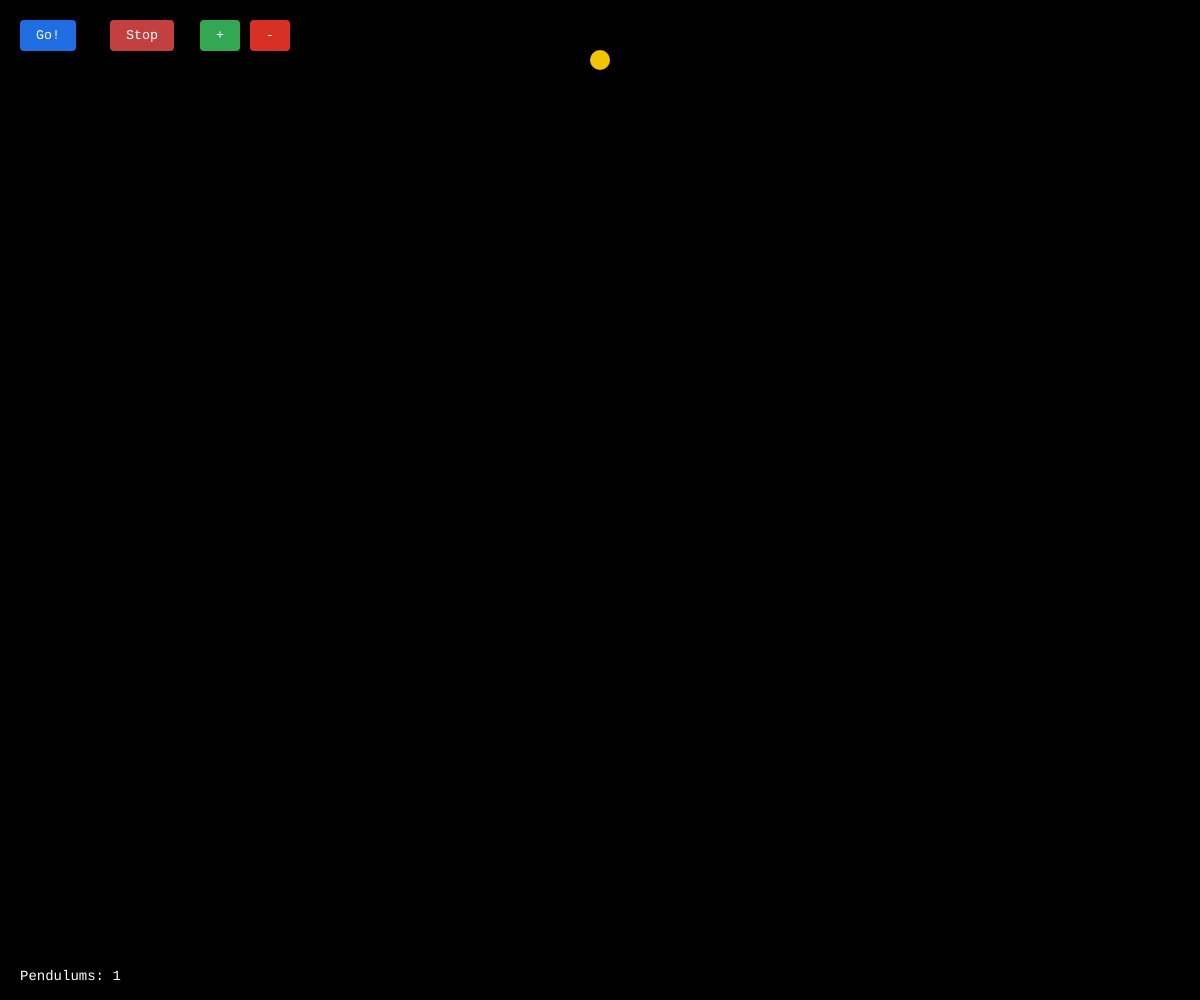
Frame 1 (no input)
Frame 60 (no input): identical to frame 1, image omitted
Frame 120 (the mouse pressed at the canvas centre since frame 60): identical to frame 1, image omitted

The p5.js sketch that drew this single still picture (run headless with seeded random() and noise() and a simulated clock; from frame 60 on, the mouse is pressed at the canvas centre):

// p5.js sketch
// ── sketch.js
// Simple, fast multi-pendulum with path tracing
let pendulums = [];
let isSwinging = false;
let pathPoints = [];
const maxPathPoints = 800;

let goButton, stopButton, addButton, removeButton;

function setup() {
	createCanvas(windowWidth, windowHeight);
	
	// Single pendulum to start
	pendulums = [createPendulum(width / 2, 60, 200, null)];
	
	// Buttons
	goButton = createButton('Go!');
	styleButton(goButton, 20, 20, '#1f6de2');
	goButton.mousePressed(startSwing);
	
	stopButton = createButton('Stop');
	styleButton(stopButton, 110, 20, '#c24040');
	stopButton.mousePressed(stopSwing);
	
	addButton = createButton('+');
	styleButton(addButton, 200, 20, '#33a852');
	addButton.mousePressed(addPendulum);
	
	removeButton = createButton('-');
	styleButton(removeButton, 250, 20, '#d93025');
	removeButton.mousePressed(removePendulum);
}

function draw() {
	background(0);
	
	if (isSwinging) {
		updatePendulums();
		trackPath();
	}
	
	drawPath();
	drawPendulums();
	drawInfo();
}

function createPendulum(x, y, length, parent) {
	return {
		x: x,
		y: y,
		angle: 0,
		angleVel: 0,
		length: length,
		parent: parent
	};
}

function styleButton(btn, x, y, col) {
	btn.position(x, y);
	btn.style('background', col);
	btn.style('color', '#fff');
	btn.style('border', 'none');
	btn.style('padding', '8px 16px');
	btn.style('border-radius', '4px');
	btn.style('cursor', 'pointer');
	btn.style('font-family', 'monospace');
}

function updatePendulums() {
	const gravity = 1.0;
	const damping = 0.999;
	
	// Calculate angular accelerations based on physics
	for (let i = 0; i < pendulums.length; i++) {
		let p = pendulums[i];
		let angleAcc = 0;
		
		if (p.parent === null) {
			// Simple pendulum equation
			angleAcc = (-gravity / p.length) * sin(p.angle);
		} else {
			// Multi-pendulum physics (simplified)
			angleAcc = (-gravity / p.length) * sin(p.angle);
			
			// Coupling with parent
			let parentAcc = (-gravity / p.parent.length) * sin(p.parent.angle);
			angleAcc += parentAcc * 0.5 * cos(p.angle - p.parent.angle);
		}
		
		p.angleVel += angleAcc;
		p.angleVel *= damping;
		p.angle += p.angleVel;
	}
	
	updatePositions();
}

function updatePositions() {
	let currentX = width / 2;
	let currentY = 60;
	
	for (let p of pendulums) {
		p.x = currentX + p.length * sin(p.angle);
		p.y = currentY + p.length * cos(p.angle);
		
		currentX = p.x;
		currentY = p.y;
	}
}

function drawPendulums() {
	let currentX = width / 2;
	let currentY = 60;
	
	// Draw pivot
	fill('#f5c400');
	noStroke();
	ellipse(currentX, currentY, 20);
	
	for (let i = 0; i < pendulums.length; i++) {
		let p = pendulums[i];
		
		// Draw arm
		stroke('#4e6c8f');
		strokeWeight(3);
		line(currentX, currentY, p.x, p.y);
		
		// Draw joint
		fill('#f5c400');
		noStroke();
		ellipse(p.x, p.y, i === pendulums.length - 1 ? 16 : 20);
		
		currentX = p.x;
		currentY = p.y;
	}
}

function trackPath() {
	if (pendulums.length === 0) return;
	
	let lastP = pendulums[pendulums.length - 1];
	pathPoints.push({x: lastP.x, y: lastP.y});
	
	if (pathPoints.length > maxPathPoints) {
		pathPoints.shift();
	}
}

function drawPath() {
	if (pathPoints.length < 2) return;
	
	noFill();
	stroke('#6ce4ff');
	strokeWeight(2);
	beginShape();
	for (let pt of pathPoints) {
		vertex(pt.x, pt.y);
	}
	endShape();
}

function drawInfo() {
	fill(255);
	noStroke();
	textAlign(LEFT);
	textSize(14);
	textFont('monospace');
	text(`Pendulums: ${pendulums.length}`, 20, height - 20);
}

function startSwing() {
	isSwinging = true;
	pathPoints = [];
	
	// Set initial angles and give a push
	for (let i = 0; i < pendulums.length; i++) {
		pendulums[i].angle = random(-PI/4, PI/4);
		pendulums[i].angleVel = random(-0.05, 0.05);
	}
}

function stopSwing() {
	isSwinging = false;
	pathPoints = [];
	
	// Reset to rest
	for (let p of pendulums) {
		p.angle = 0;
		p.angleVel = 0;
	}
}

function addPendulum() {
	if (pendulums.length >= 5) return; // Max 5 for performance
	
	let parent = pendulums.length > 0 ? pendulums[pendulums.length - 1] : null;
	let length = 150 - pendulums.length * 20; // Shorter each time
	
	let newP = createPendulum(
		parent ? parent.x : width / 2,
		parent ? parent.y : 60,
		max(80, length),
		parent
	);
	
	pendulums.push(newP);
	isSwinging = false;
}

function removePendulum() {
	if (pendulums.length <= 1) return;
	pendulums.pop();
	isSwinging = false;
}

function windowResized() {
	resizeCanvas(windowWidth, windowHeight);
}
